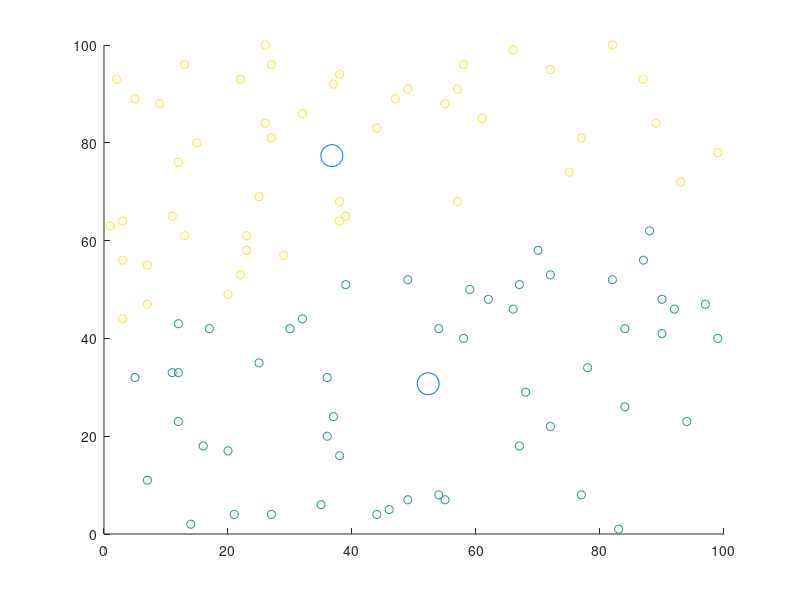

Reproduce this figure in MATLAB.
%data = [0 0; -1 2; -3 6; 1 -2; 3 -6;];
data = randi(100,100,2);
%data = [ 1 1; 2 2; 3 3; 4 3; 5 2; 6 1; 3 4; 4 4; 5 6; 6 7;  10 8; 9 8; 8 7;   11 11; 12 12; 13 13; 14 13; 15 12; 16 11;];

numClusters = 2;
[assignedClusters,clusterLocations] = kmeans(data,numClusters);


% for clusterIndex = 1:numClusters
%     scatter(clusterLocations(clusterIndex,1),clusterLocations(clusterIndex,2),250, clusterIndex);
%     hold on
% end
scatter(clusterLocations(:,1), clusterLocations(:,2), 250, 'kx');
hold on
scatter(data(:,1), data(:,2),[],assignedClusters);


